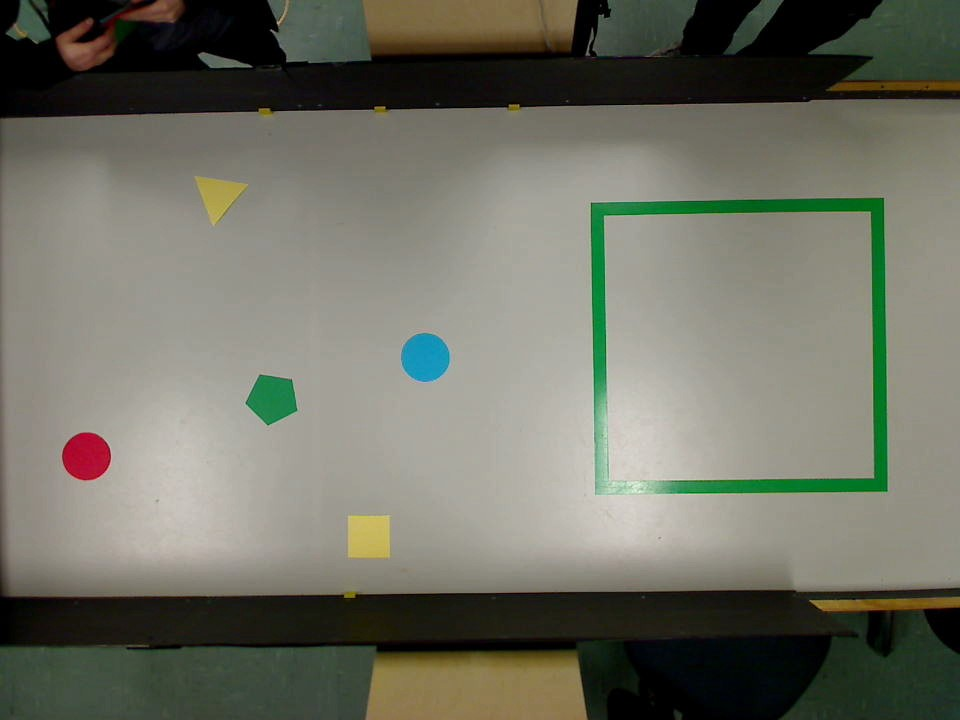
#> input picture base_station/world_map_vision/circlesImage.jpg, 960 x 720 px
$ python -i color_ranges.py   (imports and definitions only)
#> lines starting #> are read from the running program, lines starting #| are printed output that depends on the picture; after the words box and inside, x2 and y2 are one past the last pixel; in counts of white or black regions, pixels touching at a corner belong together
#> further down, picture is the input picture: shape (720, 960, 3); mean B, G, R 100.1, 112.6, 111.6
import cv2

class ColorFilter:
    def __init__(self, image):
        self.image = image

    def red_range(self):
        lower_red_hue_range = cv2.inRange(self.image, (0, 100, 100), (10, 255, 255))
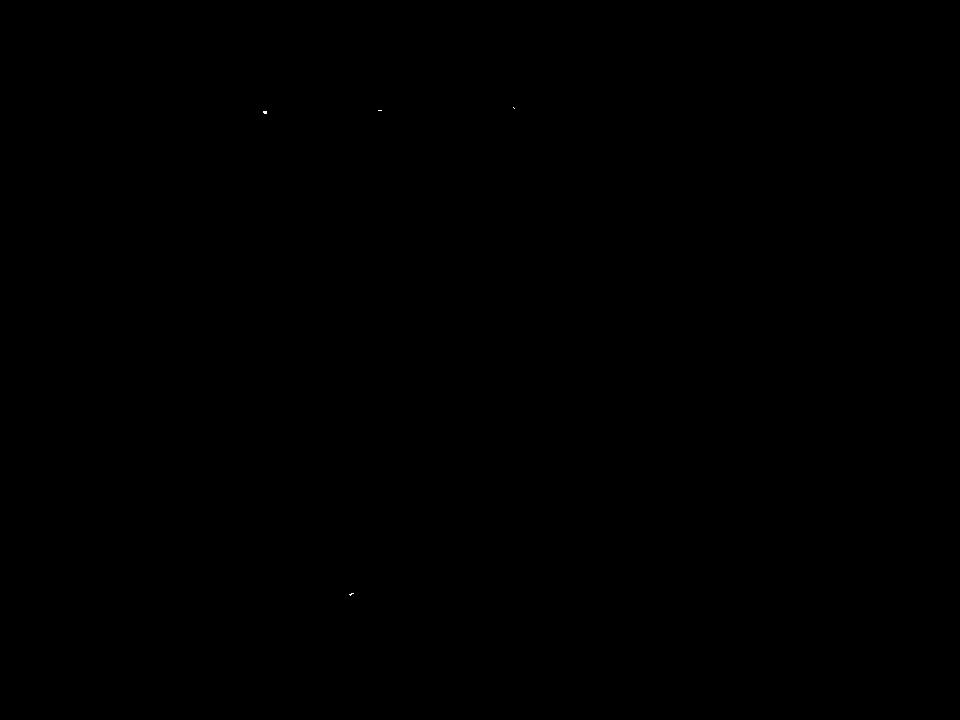
#> lower_red_hue_range: shape (720, 960); 0% white in thin lines or dots, all inside (x1, y1, x2, y2) = (263, 107, 515, 596)
        upper_red_hue_range = cv2.inRange(self.image, (160, 100, 100), (179, 255, 255))
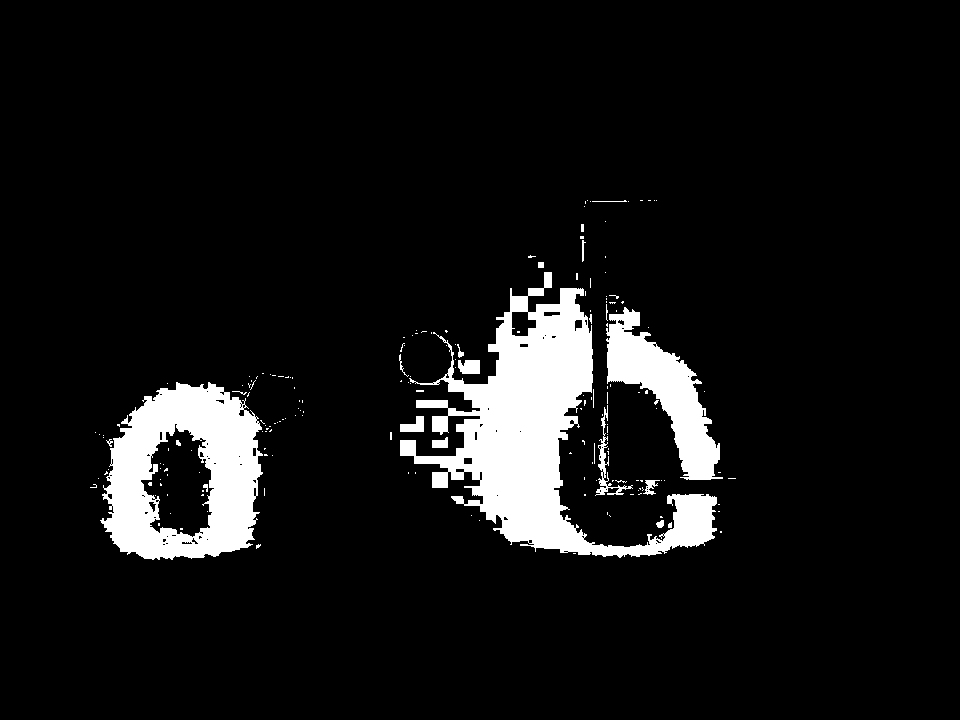
#> upper_red_hue_range: shape (720, 960); 8.1% white; 187 white regions (165 under 20 px), largest, box (x1, y1, x2, y2) and area: (400, 272, 717, 558) 28333, (100, 382, 263, 560) 17400, (606, 307, 723, 480) 7590
        red_hue_image =  cv2.addWeighted(lower_red_hue_range, 1.0, upper_red_hue_range, 1.0, 0.0)
        return red_hue_image

    def green_range(self):
        green_hue_image = cv2.inRange(self.image, (50, 100, 50), (80, 255, 255))
#> green_hue_image: shape (720, 960); 2.4% white; 163 white regions (143 under 20 px), largest, box (x1, y1, x2, y2) and area: (369, 660, 587, 720) 8803, (363, 0, 542, 32) 5114, (199, 178, 247, 222) 938
        return green_hue_image

    def blue_range(self):
        blue_hue_image = cv2.inRange(self.image, (80, 50, 50), (130, 255, 255))
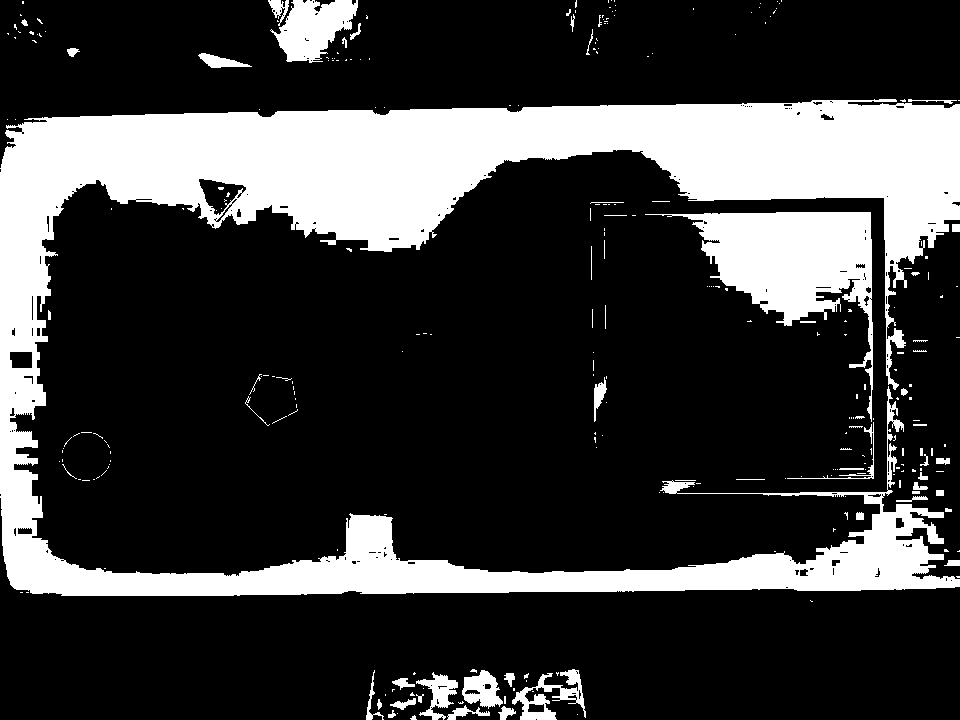
#> blue_hue_image: shape (720, 960); 23.6% white; 279 white regions (220 under 20 px), largest, box (x1, y1, x2, y2) and area: (0, 99, 960, 596) 136185, (645, 212, 873, 422) 15263, (270, 0, 358, 63) 3317
        return blue_hue_image

    def yellow_range(self):
        yellow_hue_image = cv2.inRange(self.image, (20, 100, 100), (30, 255, 255))
#> yellow_hue_image: shape (720, 960); 0.01% white in thin lines or dots, all inside (x1, y1, x2, y2) = (261, 106, 900, 608)
        return yellow_hue_image

    def all_colors(self):
        red_img = self.red_range()
        green_img = self.green_range()
        blue_img = self.blue_range()
        yellow_img = self.yellow_range()
        green_red_img = cv2.addWeighted(red_img, 1.0, green_img, 1.0, 0.0)
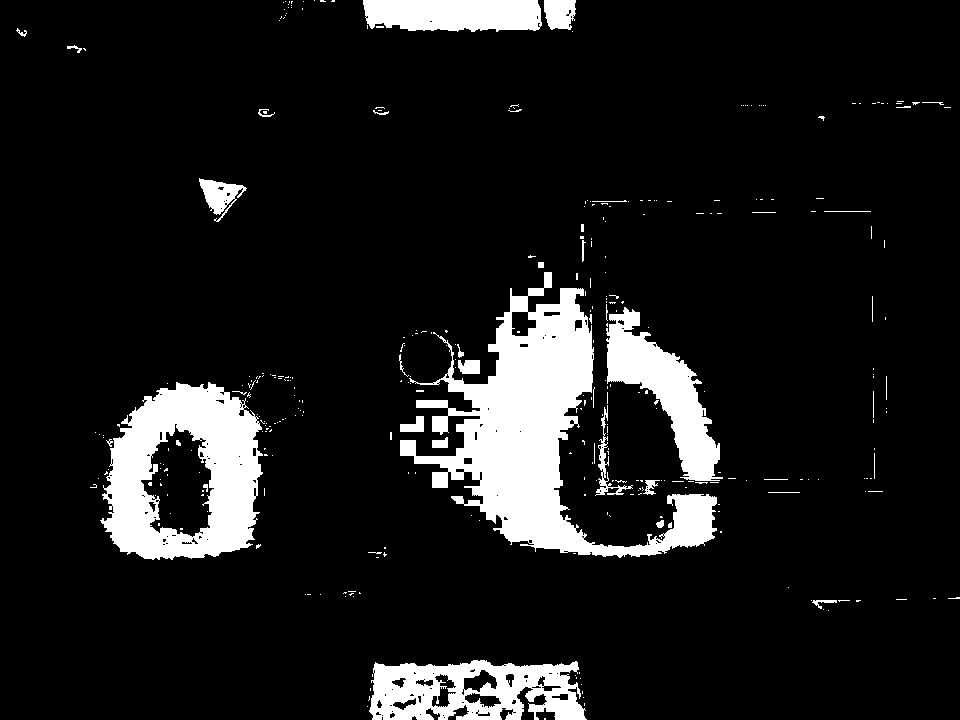
#> green_red_img: shape (720, 960); 10.5% white; 349 white regions (307 under 20 px), largest, box (x1, y1, x2, y2) and area: (400, 272, 717, 558) 28345, (100, 382, 263, 560) 17400, (369, 660, 587, 720) 8803
        green_red_blue_img = cv2.addWeighted(green_red_img, 1.0, blue_img, 1.0, 0.0)
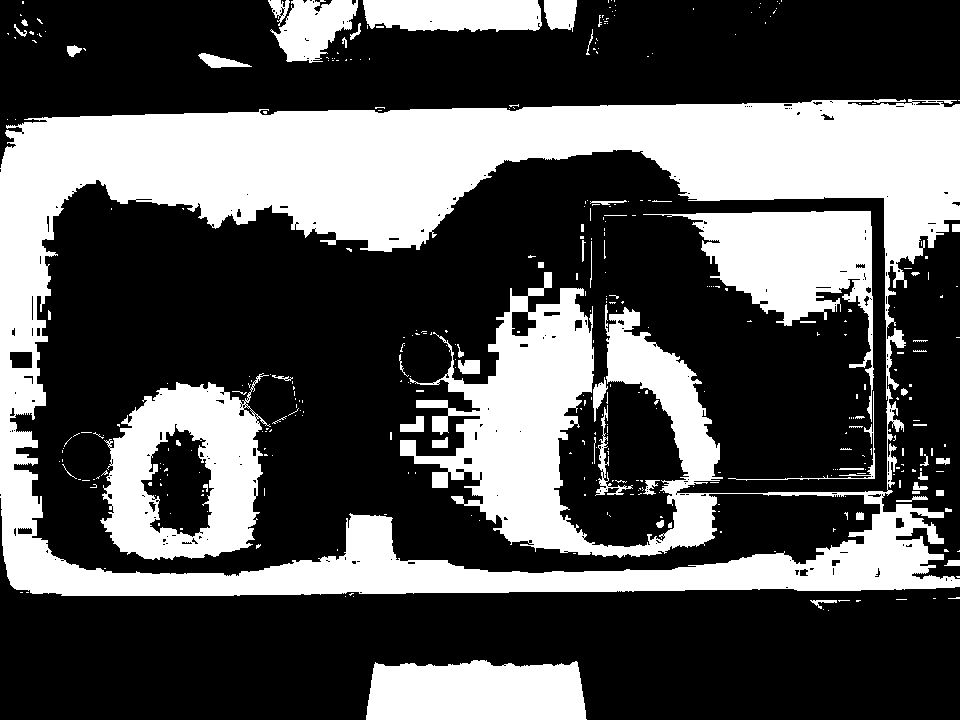
#> green_red_blue_img: shape (720, 960); 33.8% white; 376 white regions (312 under 20 px), largest, box (x1, y1, x2, y2) and area: (0, 99, 960, 596) 173657, (100, 373, 271, 560) 17575, (643, 211, 874, 422) 15396
        return cv2.addWeighted(green_red_blue_img, 1.0, yellow_img, 1.0, 0.0)
#> returned value: shape (720, 960); 33.8% white; 378 white regions (313 under 20 px), largest, box (x1, y1, x2, y2) and area: (0, 99, 960, 598) 173694, (100, 373, 271, 560) 17575, (643, 211, 874, 422) 15396

>>> import cv2
>>> picture = cv2.imread('circlesImage.jpg')
>>> result = ColorFilter(picture).all_colors()

$ run again, on base_station/world_map_vision/all_red.jpg
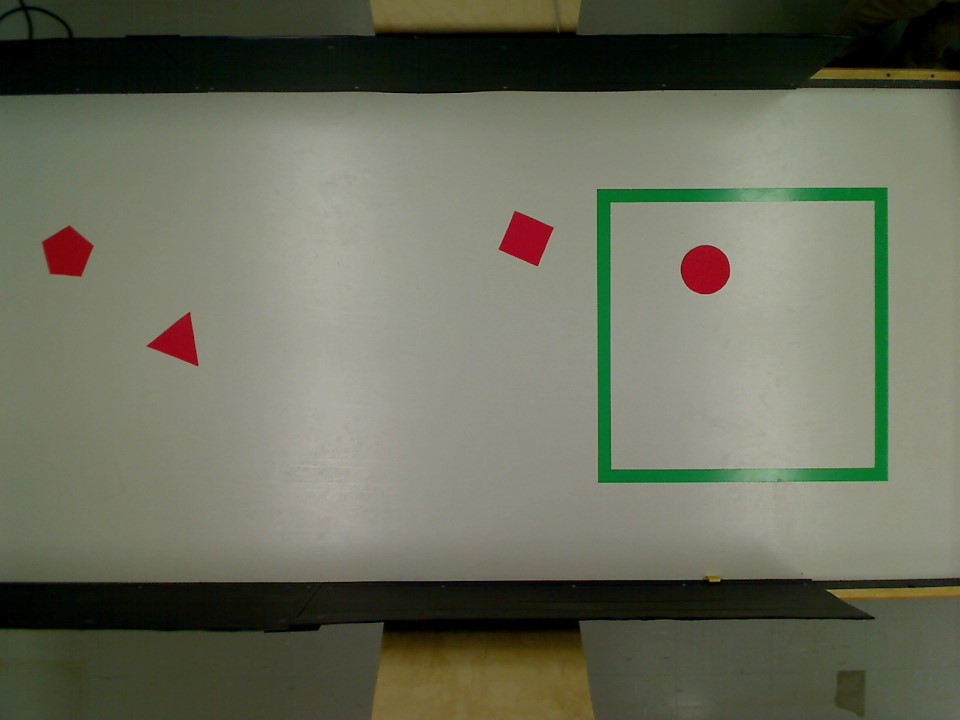
#> input picture base_station/world_map_vision/all_red.jpg, 960 x 720 px
#> picture is the input picture: shape (720, 960, 3); mean B, G, R 92.4, 108.9, 106.5
#> lower_red_hue_range: shape (720, 960); 0% white in thin lines or dots, all inside (x1, y1, x2, y2) = (713, 578, 714, 579)
#> upper_red_hue_range: shape (720, 960); 0.08% white; 62 white regions (58 under 20 px), largest, box (x1, y1, x2, y2) and area: (314, 392, 344, 408) 204, (321, 369, 330, 390) 87, (336, 410, 352, 417) 74, (320, 458, 341, 465) 53
#> in green_range, `green_hue_image = cv2.inRange(self.image, (50, 100, 50), (80, 255, 255))`:
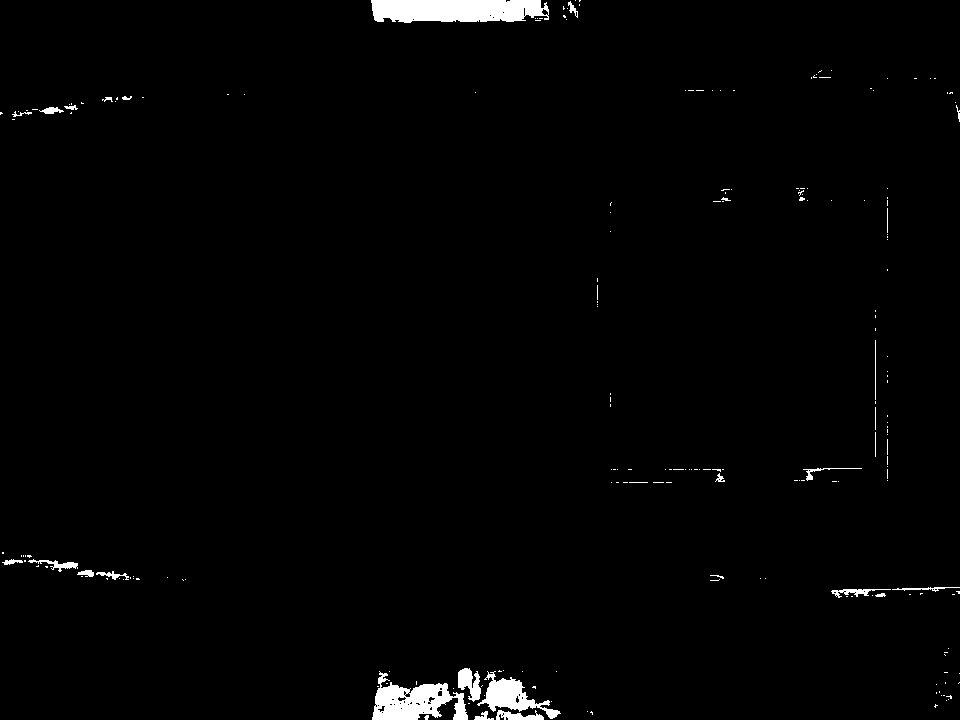
#> green_hue_image: shape (720, 960); 1.5% white; 214 white regions (186 under 20 px), largest, box (x1, y1, x2, y2) and area: (371, 0, 549, 23) 3552, (372, 671, 468, 720) 2498, (477, 671, 561, 719) 1374
#> blue_hue_image: shape (720, 960); 37% white; 417 white regions (387 under 20 px), largest, box (x1, y1, x2, y2) and area: (0, 88, 960, 582) 241639, (803, 201, 875, 468) 3833, (610, 202, 684, 393) 2758
#> yellow_hue_image: shape (720, 960); 0% white in thin lines or dots, all inside (x1, y1, x2, y2) = (710, 72, 925, 580)
#> in all_colors, `green_red_blue_img = cv2.addWeighted(green_red_img, 1.0, blue_img, 1.0..`:
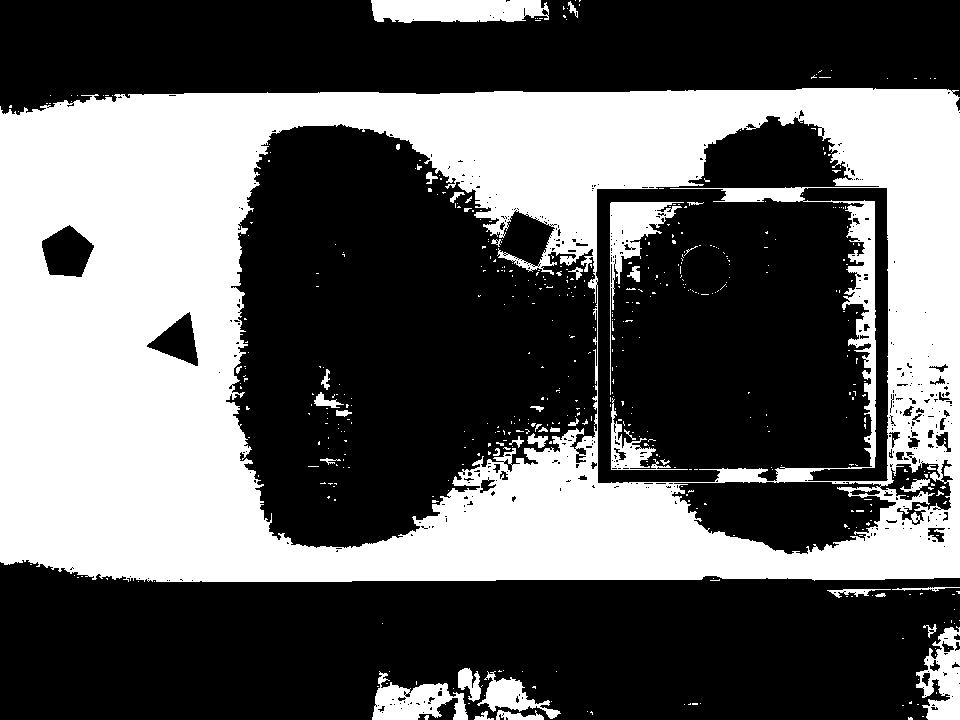
#> green_red_blue_img: shape (720, 960); 38.5% white; 506 white regions (464 under 20 px), largest, box (x1, y1, x2, y2) and area: (0, 88, 960, 582) 247662, (371, 0, 549, 23) 3552, (610, 202, 684, 395) 2764
